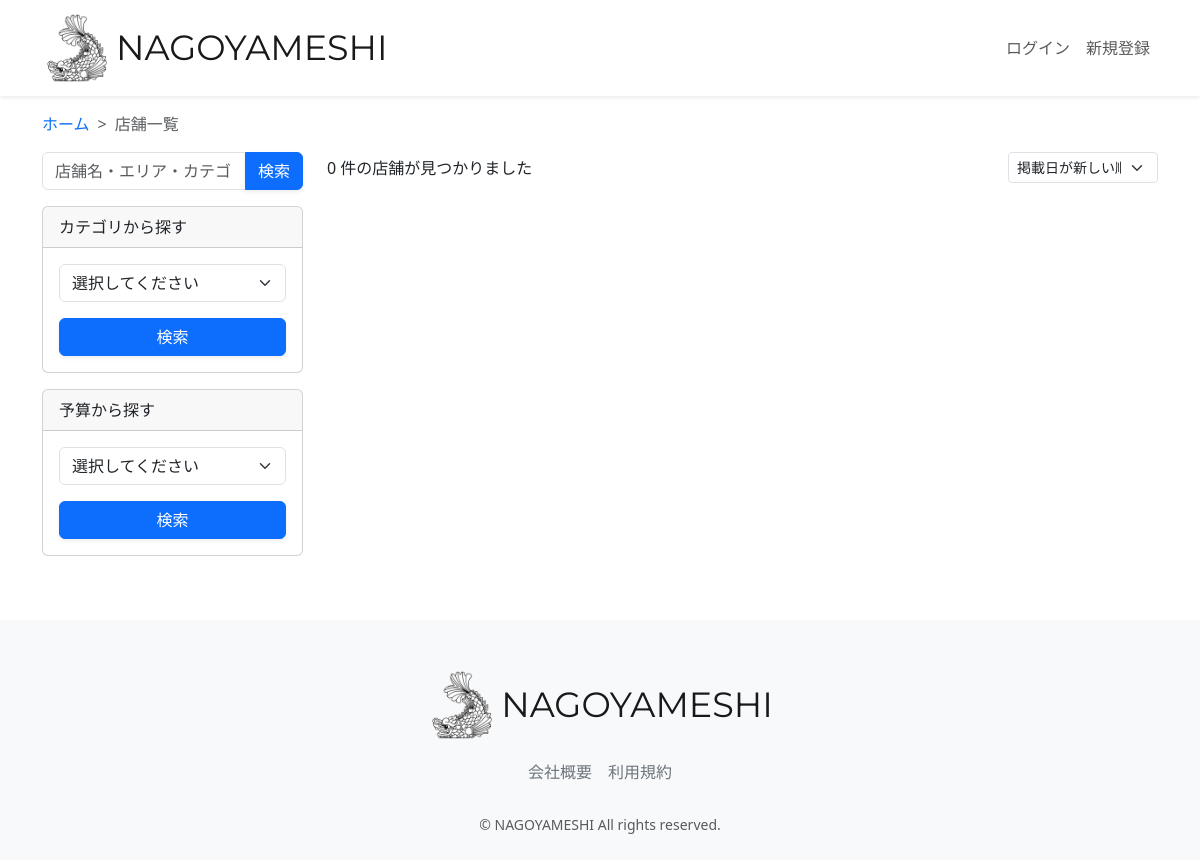
The page /restaurant-list/?category=和食&button_type=category on the database as committed earlier.
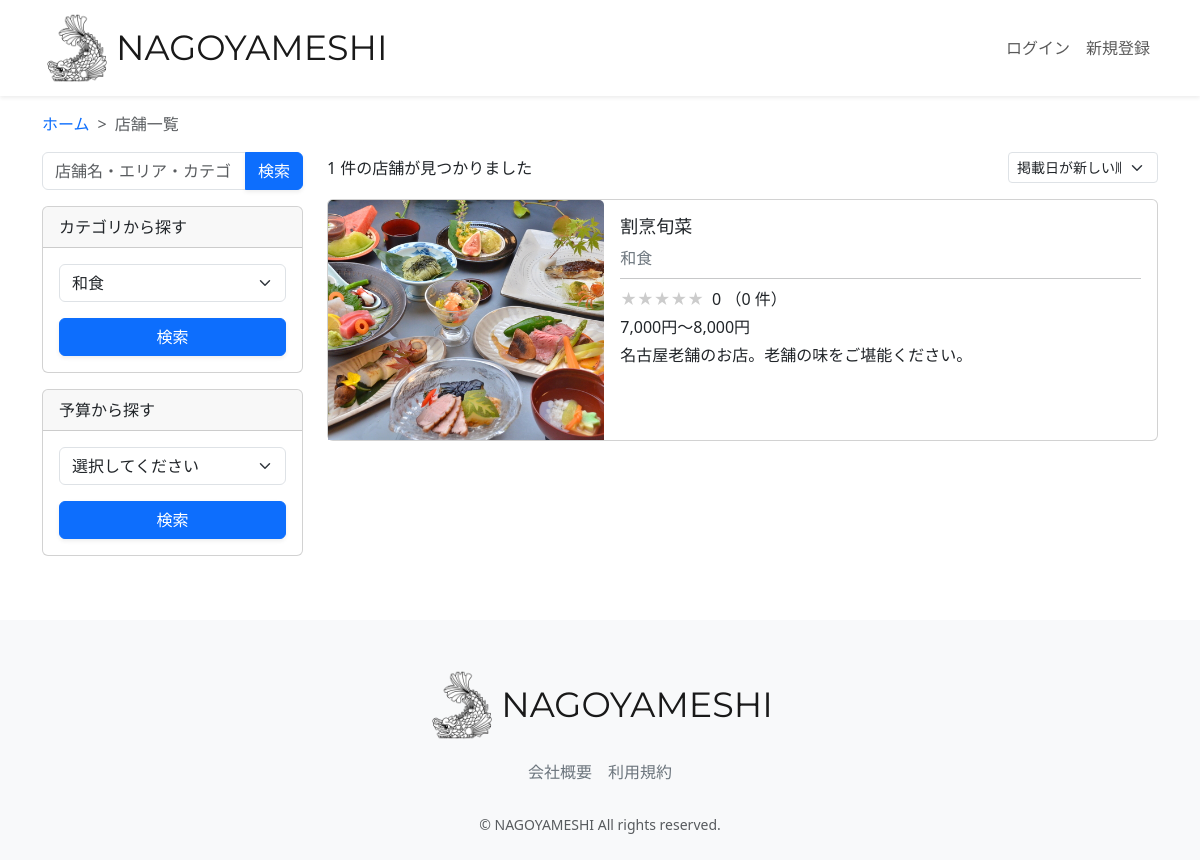
The same page on the database as committed later.
### restaurant/models.py (models this page shows, shortened)
class Restaurant(models.Model):
    name = models.CharField(verbose_name="店舗名", max_length=64)
    description = models.CharField(verbose_name="説明", max_length=128)
    price = models.CharField(verbose_name="価格帯", max_length=32)
    zip_code = models.CharField(verbose_name="郵便番号", max_length=32)
    address = models.CharField(verbose_name="住所", max_length=128)
    business_time = models.CharField(verbose_name="営業時間", max_length=64)
    close_day_of_week = models.CharField(verbose_name="定休日", max_length=32)
    seats_number = models.CharField(verbose_name="座席数", max_length=32)
    category = models.ForeignKey(
        Category, verbose_name="カテゴリー", on_delete=models.PROTECT
    )
    rate = models.FloatField(verbose_name="レート", default=0.0)
    review_num = models.IntegerField(verbose_name="レビュー数", default=0)
    reservation_num = models.IntegerField(verbose_name="予約数", default=0)
    photo = models.ImageField(verbose_name="写真", blank=True, null=True)
    created_at = models.DateTimeField(verbose_name="作成日時", auto_now_add=True)
    updated_at = models.DateTimeField(verbose_name="更新日時", auto_now=True)
    class Meta:
        verbose_name = '店舗一覧'
        verbose_name_plural = "店舗一覧"

class Category(models.Model):
    name = models.CharField(verbose_name="カテゴリー名", max_length=64)
    photo = models.ImageField(verbose_name="写真", blank=True, null=True)
    class Meta:
        verbose_name = 'カテゴリー一覧'
        verbose_name_plural = "テゴリー一覧"
    def __str__(self):
        return self.name

### restaurant/views.py (the view, shortened to what this page needs)
class RestaurantListView(generic.ListView):
    template_name = "restaurant_list.html"
    model = models.Restaurant
    def get_context_data(self, **kwargs):
        context = super(RestaurantListView, self).get_context_data(**kwargs)
        keyword = self.request.GET.get("keyword")
        category = self.request.GET.get("category")
        price = self.request.GET.get("price")
        select_sort = self.request.GET.get("select_sort")
        button_type = self.request.GET.get("button_type")
        keyword = keyword if keyword is not None else ""
        category = category if category is not None else ""
        price = price if price is not None else "0"
        select_sort = select_sort if select_sort is not None else "-created_at"
        self.request.session["select_sort"] = select_sort
        if button_type == "keyword":
            self.request.session["keyword_session"] = keyword
            self.request.session["category_session"] = ""
            self.request.session["price_session"] = "0"
        if button_type == "category":
            self.request.session["category_session"] = category
            self.request.session["keyword_session"] = ""
            self.request.session["price_session"] = "0"
        if button_type == "price":
            self.request.session["price_session"] = price
            self.request.session["keyword_session"] = ""
            self.request.session["category_session"] = ""
        if button_type == "select_sort":
            self.request.session["select_sort"] = select_sort
        keyword_session = self.request.session.get("keyword_session")
        category_session = self.request.session.get("category_session")
        price_session = self.request.session.get("price_session")
        select_sort_session = self.request.session.get("select_sort")
        restaurant_list = models.Restaurant.objects.filter(
            Q(name__icontains=keyword_session)
            | Q(address__icontains=keyword_session)
            | Q(category__name__icontains=keyword_session)
        )
        restaurant_list = restaurant_list.filter(
            category__name__icontains=category_session
        )
        restaurant_list = restaurant_list.order_by(select_sort_session)
        category_list = models.Category.objects.all()
        average_rate_list = []
        average_rate_star_list = []
        rate_num_list = []
        for restaurant in restaurant_list:
            average_rate = models.Review.objects.filter(
                restaurant=restaurant
            ).aggregate(Avg("rate"))
            average_rate = (
                average_rate["rate__avg"]
                if average_rate["rate__avg"] is not None
                else 0
            )
            average_rate_list.append(round(average_rate, 2))
            if average_rate % 1 == 0:
                average_rate = int(average_rate)
            else:
                average_rate = round(average_rate * 2) / 2
            average_rate_star_list.append(average_rate)
            rate_num = models.Review.objects.filter(restaurant=restaurant).count()
            rate_num_list.append(rate_num)
        context.update(
            {
                "category_list": category_list,
                "keyword_session": keyword_session,
                "category_session": category_session,
                "price_session": price_session,
                "select_sort_session": select_sort_session,
                "restaurant_list": zip(
                    restaurant_list,
                    average_rate_list,
                    average_rate_star_list,
                    rate_num_list,
                ),
                "restaurant_num": len(restaurant_list)
            }
        )
        return context

### restaurant/templates/restaurant/restaurant_list.html (shortened to what this page needs)
{% extends "layout/base.html" %}
{% load static %}
{% block content %}
<main>
  <div class="container nagoyameshi-container pb-5">
    <div class="row justify-content-center">
      <nav class="my-3" style="--bs-breadcrumb-divider: '>';" aria-label="breadcrumb">
        <ol class="breadcrumb mb-0">
          <li class="breadcrumb-item"><a href="{% url 'top_page' %}">ホーム</a></li>
          <li class="breadcrumb-item active" aria-current="page">店舗一覧</li>
        </ol>
      </nav>
      <div class="col-xl-3 col-lg-4 col-md-12">
        <form method="GET" class="w-100 mb-3">
          <div class="input-group">
            <input type="text" class="form-control" placeholder="店舗名・エリア・カテゴリ" name="keyword" value={% if keyword_session %}{{keyword_session }}{% else %}""{% endif %}>
            <button type="submit" class="btn btn-primary text-white shadow-sm">検索</button>
          </div>
        </form>
        <div class="card mb-3">
          <div class="card-header">カテゴリから探す</div>
          <div class="card-body">
            <form method="GET" class="w-100">
              <div class="form-group mb-3">
                <select class="form-control form-select" name="category" required>
                  <option value="">選択してください</option>
                  {% for category in category_list %}
                  <option value="{{ category.name }}" {% if category_session == category.name %}selected{% endif %}>
                    {{ category.name }}
                  </option>
                  {% endfor %}
                </select>
              </div>
                <div class="form-group">
                  <button type="submit" class="btn btn-primary text-white shadow-sm w-100">検索</button>
                </div>
            </form>
          </div>
        </div>
        <div class="card mb-3">
          <div class="card-header">予算から探す</div>
          <div class="card-body">
            <form method="GET" class="w-100">
              <div class="form-group mb-3">
                <select class="form-control form-select" name="price" required>
                  <option value="">選択してください</option>
                </select>
              </div>
              <div class="form-group">
                <button type="submit" class="btn btn-primary text-white shadow-sm w-100">検索</button>
              </div>
            </form>
          </div>
        </div>
      </div>
      <div class="col">
        <div class="d-flex justify-content-between flex-wrap">
          <p class="fs-5 mb-3">
            <span class="fs-6">
              {{ restaurant_num }} 件の店舗が見つかりました
            </span>
          </p>
          <form method="GET" class="mb-3 sort-box">
            <select class="form-select form-select-sm" name="select_sort" aria-label=".form-select-sm example" onChange="this.form.submit();">
              <option value="-created_at" {% if select_sort_session == "-created_at" %}selected{% endif %}>掲載日が新しい順</option>
            </select>
          </form>
        </div>
        {% for restaurant,rate,rate_star,rate_num in restaurant_list %}
        <div class="mb-3">
          <a href="{% url 'restaurant_detail' restaurant.id %}" class="link-dark card-link">
            <div class="card h-100">
              <div class="row g-0">
                <div class="col-md-4">
                  {% if restaurant.photo %}
                  <img src="{{ restaurant.photo.url }}" class="card-img-top horizontal-card-image">
                  {% endif %}
                </div>
                <div class="col-md-8">
                  <div class="card-body">
                    <h3 class="card-title">{{ restaurant.name }}</h3>
                    <div class="col d-flex text-secondary">
                      <div>
                        {{ restaurant.category }}
                      </div>
                    </div>
                    <hr class="my-2">
                    <p class="mb-1">
                      <span class="star-rating me-1" data-rate="{{ rate_star }}"></span>
                      {{ rate }} （{{ rate_num }}
                      件）
                    </p>
                    <div class="mb-1">
                      <span>{{ restaurant.price }}</span>
                    </div>
                    <p class="card-text">{{ restaurant.description }}</p>
                  </div>
                </div>
              </div>
            </div>
          </a>
        </div>
        {% endfor %}
      </div>
    </div>
  </div>
</main>
{% endblock %}

### restaurant/templates/layout/base.html (shortened to what this page needs)
{% load static %}
<!DOCTYPE html>
<html lang="ja">
  <head>
    <link href="https://cdn.jsdelivr.net/npm/bootstrap@5.3.3/dist/css/bootstrap.min.css" rel="stylesheet">
    <link href="{% static 'css/nagoyameshi.css' %}" rel="stylesheet">
  </head>
  <body>
    <div id="app" class="wrapper">
      <nav class="navbar navbar-expand-md navbar-light bg-white shadow-sm">
        <div class="container nagoyameshi-container">
          <a class="navbar-brand app-name" href="{% url 'top_page' %}">
            <div class="d-flex align-items-center">
              <img class="nagoyameshi-logo me-1" src="{% static 'images/logo/logo.png' %}" alt="nagoyameshi">
              NAGOYAMESHI
            </div>
          </a>
          <div class="collapse navbar-collapse" id="navbarSupportedContent">
            <ul class="navbar-nav ms-auto">
              {% if user.subscription %}
              <li class="nav-item dropdown">
                <a id="navbarDropdown" class="nav-link dropdown-toggle" href="#" role="button" data-bs-toggle="dropdown" aria-haspopup="true" aria-expanded="false" v-pre>
                  {{ user.user_name }}
                </a>
                <div class="dropdown-menu dropdown-menu-end" aria-labelledby="navbarDropdown">
                  <a class="dropdown-item" href="{% url 'user_detail' user.id %}">会員情報</a>
                  <a class="dropdown-item" href="{% url 'reservation_list' %}">予約一覧</a>
                  <a class="dropdown-item" href="{% url 'favorite_list' %}">お気に入り一覧</a>
                  <a class="dropdown-item" href="">お支払い方法</a>
                  <a class="dropdown-item" href="{% url 'subscription_cancel' %}">有料プラン解約</a>
                  <a class="dropdown-item" href="{% url 'management_user' %}">テスト管理画面</a>
                  <div class="dropdown-divider">
                  </div>
                  <a class="dropdown-item" href="{% url 'account_logout' %}">ログアウト</a>
                </div>
              </li>
              {% else %}{% if user.is_authenticated %}
              <li class="nav-item dropdown">
                <a id="navbarDropdown" class="nav-link dropdown-toggle" href="#" role="button" data-bs-toggle="dropdown" aria-haspopup="true" aria-expanded="false" v-pre>
                  {{ user.user_name }}
                </a>
                <div class="dropdown-menu dropdown-menu-end" aria-labelledby="navbarDropdown">
                  <a class="dropdown-item" href="{% url 'user_detail' user.id %}">会員情報</a>
                  <a class="dropdown-item" href="{% url 'subscription_register' %}">有料プラン登録</a>
                  <div class="dropdown-divider">
                  </div>
                  <a class="dropdown-item" href="{% url 'account_logout' %}">ログアウト</a>
                </div>
              </li>
              {% else %}
              <li class="nav-item">
                <a class="nav-link" href="{% url 'account_login' %}">ログイン</a>
              </li>
              <li class="nav-item">
                <a class="nav-link" href="{% url 'account_signup' %}">新規登録</a>
              </li>
              {% endif %}
              {% endif %}
            </ul>
          </div>
        </div>
      </nav>
      {% block content %}{% endblock %}
      <footer class="bg-light">
        <div class="d-flex justify-content-center footer-logo">
          <a class="navbar-brand app-name" href="{% url 'top_page' %}">
            <div class="d-flex align-items-center">
              <img class="nagoyameshi-logo me-1" src="{% static 'images/logo/logo.png' %}" alt="nagoyameshi">
              NAGOYAMESHI
            </div>
          </a>
        </div>
        <div class="d-flex justify-content-center footer-link">
          <a href="{% url 'company_page' %}" class="link-secondary me-3">会社概要</a>
          <a href="{% url 'terms_page' %}" class="link-secondary">利用規約</a>
        </div>
        <p class="text-center text-muted small mb-0">&copy; NAGOYAMESHI All rights reserved.</p>
      </footer>
    </div>
  </body>
</html>

### static/css/nagoyameshi.css (style rules this page uses)
.wrapper { min-height: 100vh; position: relative; padding-bottom: 240px; box-sizing: border-box; }
.nagoyameshi-logo { height: 70px; }
.app-name { font-family: "Montserrat", sans-serif; font-optical-sizing: auto; font-weight: weight; font-style: normal; font-size: 35px; color: #191919; }
footer { width: 100%; height: 240px; position: absolute; bottom: 0; padding: 50px 15px; }
.footer-logo { margin-bottom: 20px; }
.footer-link { margin-bottom: 30px; }
h3 { font-size: 1.125rem; }
a { text-decoration: none !important; }
.horizontal-card-image { width: 100%; height: 240px; object-fit: cover; }
.card-link { transition: 0.3s; }
.sort-box { width: 150px; }
.star-rating { position: relative; z-index: 0; display: inline-block; white-space: nowrap; color: #CCCCCC; }
.star-rating:before, .star-rating:after { content: '★★★★★'; }
.star-rating:after { position: absolute; z-index: 1; top: 0; left: 0; overflow: hidden; white-space: nowrap; color: #F29F05; }
.star-rating[data-rate="0"]:after { width: 0%; }

Rows that differ between the two databases and show on the page:
added Restaurant: photo (picture), name "割烹旬菜", category "和食", rate "0", rate_num "0", price "7,000円～8,000円", description "名古屋老舗のお店。老舗の味をご堪能ください。"
Other text that changed with them:
form field category: "選択してください" → "和食"
{{ restaurant_num }}: "0" → "1"
